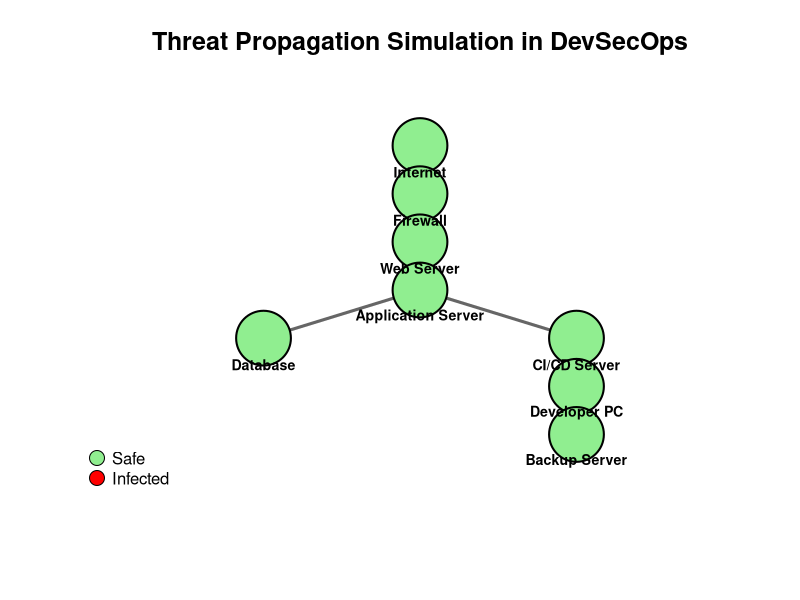
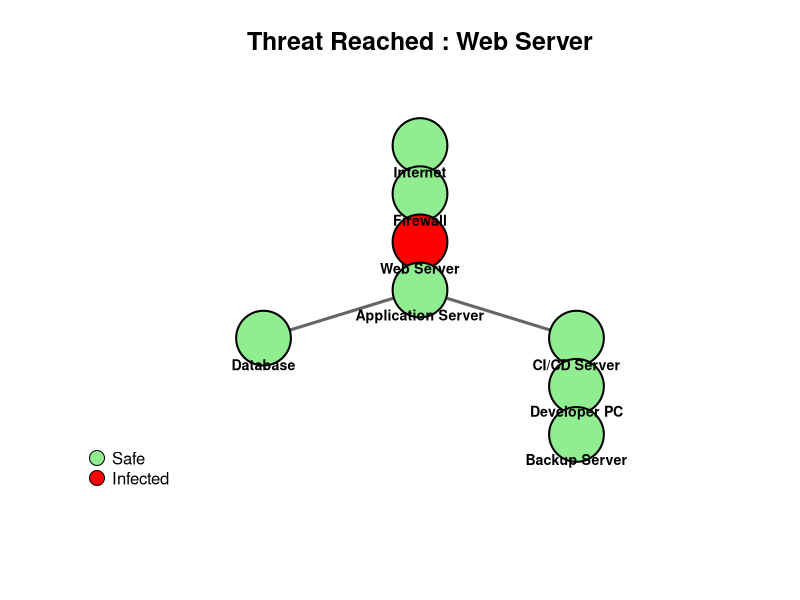
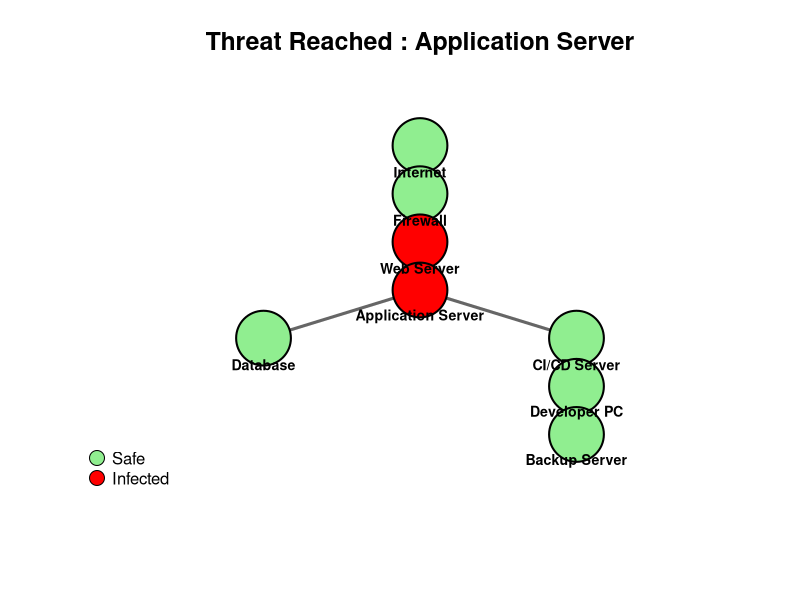
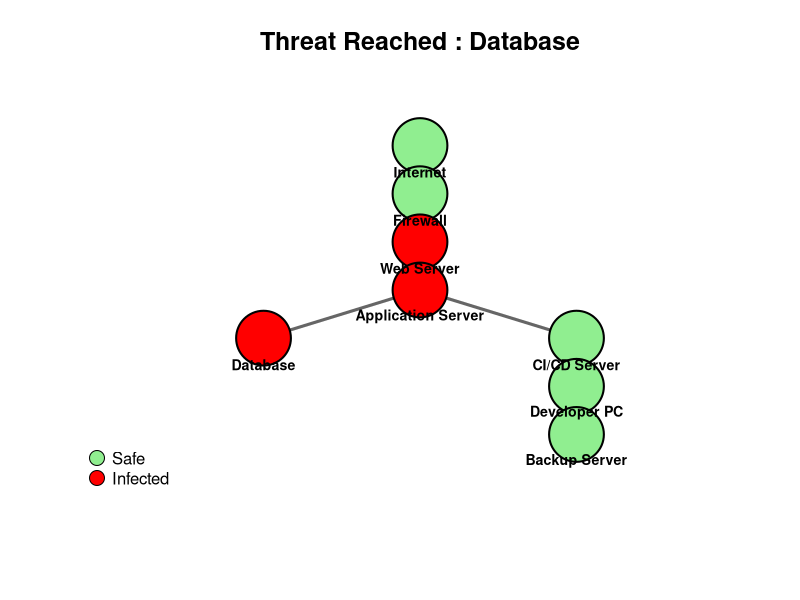
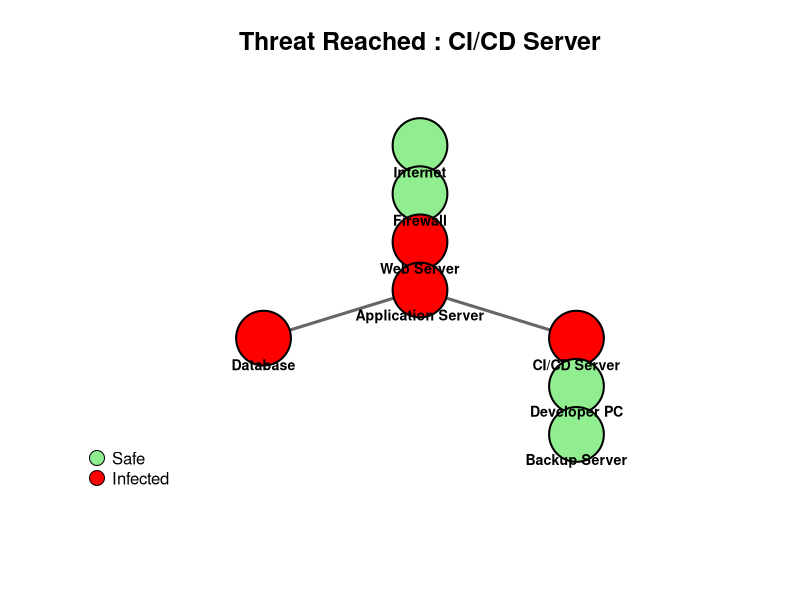
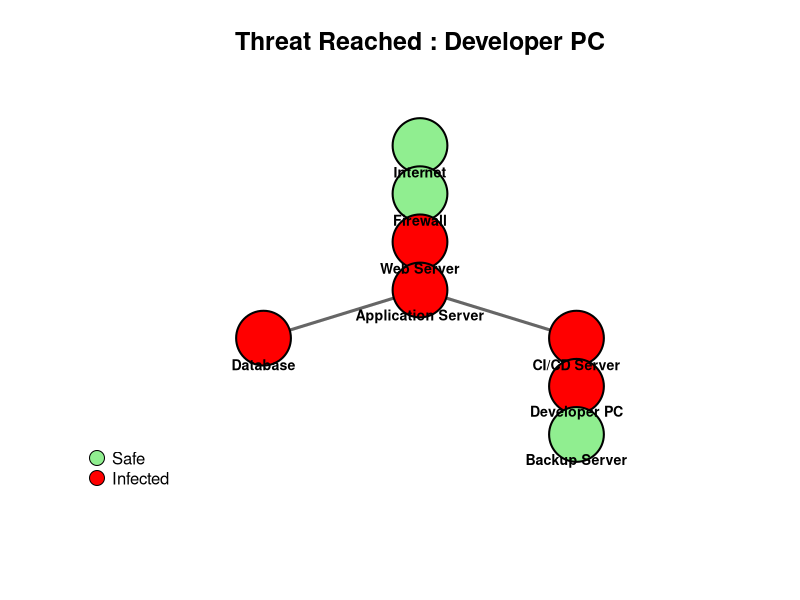
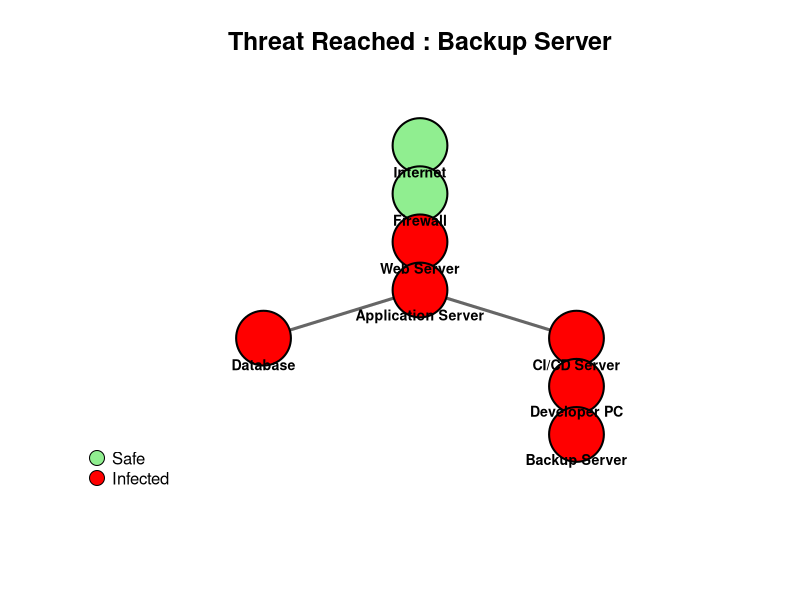
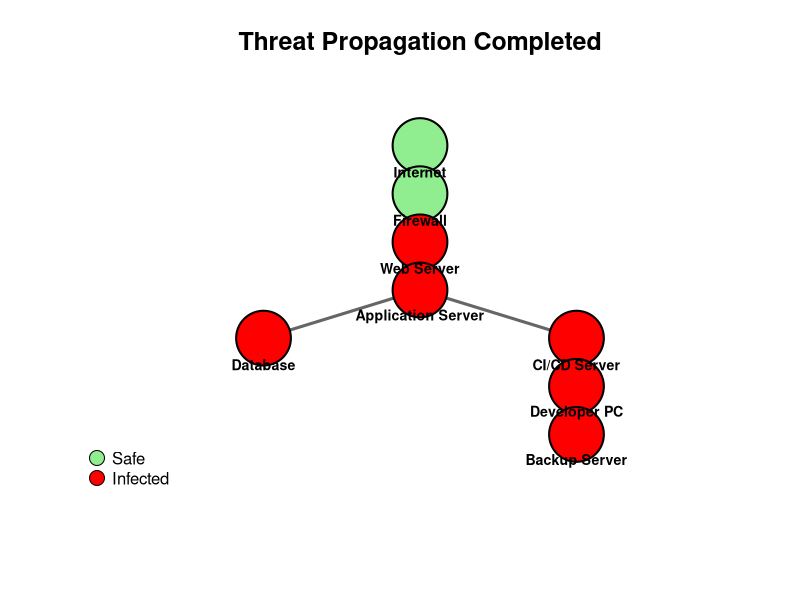

Recreate these plots in R, in order.
############################################################
# Professional DevSecOps Network Diagram
############################################################

# Node Labels
nodes <- c("Internet",
           "Firewall",
           "Web Server",
           "Application Server",
           "Database",
           "CI/CD Server",
           "Developer PC",
           "Backup Server")

# Node Positions
x <- c(5,5,5,5,3,7,7,7)
y <- c(8,7,6,5,4,4,3,2)

# Initial Colors
colors <- rep("lightgreen",8)

drawNetwork <- function(colors,titleText){
  
  plot(0,0,
       type="n",
       xlim=c(1,9),
       ylim=c(1,9),
       axes=FALSE,
       xlab="",
       ylab="",
       main=titleText,
       cex.main=1.5)
  
  # Connections
  segments(5,8,5,7,lwd=3,col="gray40")
  segments(5,7,5,6,lwd=3,col="gray40")
  segments(5,6,5,5,lwd=3,col="gray40")
  segments(5,5,3,4,lwd=3,col="gray40")
  segments(5,5,7,4,lwd=3,col="gray40")
  segments(7,4,7,3,lwd=3,col="gray40")
  segments(7,3,7,2,lwd=3,col="gray40")
  
  # Nodes
  symbols(x,y,
          circles=rep(0.35,8),
          inches=FALSE,
          bg=colors,
          fg="black",
          lwd=2,
          add=TRUE)
  
  # Labels
  text(x,y-0.55,
       labels=nodes,
       cex=0.85,
       font=2)
  
  # Legend
  legend("bottomleft",
         legend=c("Safe","Infected"),
         pt.bg=c("lightgreen","red"),
         pch=21,
         pt.cex=2,
         bty="n")
}

############################################################
# Initial Diagram
############################################################

drawNetwork(colors,
            "Threat Propagation Simulation in DevSecOps")

Sys.sleep(2)

############################################################
# Threat Propagation
############################################################

for(i in 3:8){
  
  colors[i] <- "red"
  
  drawNetwork(colors,
              paste("Threat Reached :",nodes[i]))
  
  Sys.sleep(1)
  
}

drawNetwork(colors,
            "Threat Propagation Completed")
